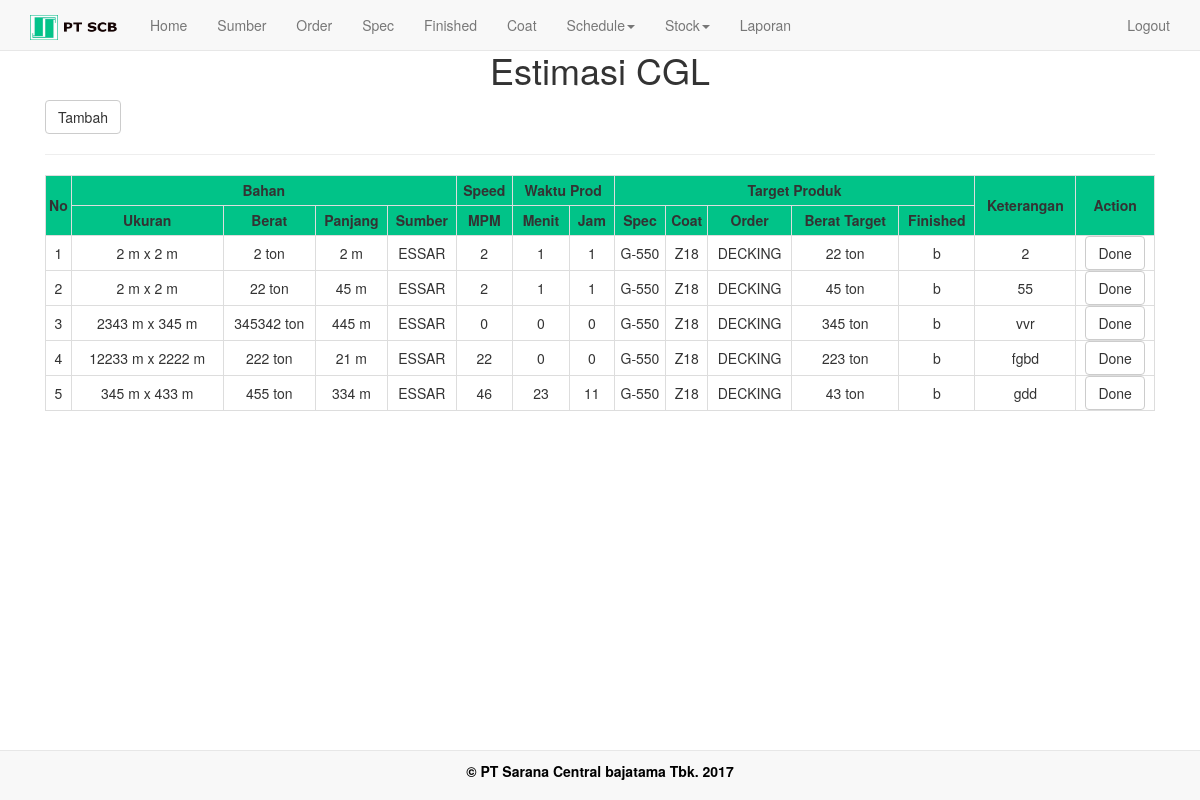
/admin/estimasi_cgl.php (signed in), run on the app's committed database.
### tables this page shows
CREATE TABLE `estimasicgl` (
  `idcgl` int(11) NOT NULL,
  `tebal` float NOT NULL,
  `lebar` int(11) NOT NULL,
  `berat` int(11) NOT NULL,
  `panjang` int(11) NOT NULL,
  `idsumber` int(11) NOT NULL,
  `mpm` int(11) DEFAULT NULL,
  `menit` int(11) DEFAULT NULL,
  `jam` int(11) DEFAULT NULL,
  `idspec` int(11) NOT NULL,
  `idcoat` int(11) NOT NULL,
  `idorder` int(11) NOT NULL,
  `berattarget` float NOT NULL,
  `idfinished` int(11) NOT NULL,
  `keterangan` text NOT NULL,
  `tgl` date DEFAULT NULL,
  `selesai` tinyint(1) NOT NULL
);

CREATE TABLE `sumber` (
  `idsumber` int(11) NOT NULL,
  `namasumber` varchar(255) NOT NULL
);

CREATE TABLE `spec` (
  `idspec` int(11) NOT NULL,
  `namaspec` varchar(255) NOT NULL
);

CREATE TABLE `coat` (
  `idcoat` int(11) NOT NULL,
  `namacoat` varchar(255) NOT NULL
);

CREATE TABLE `orders` (
  `idorder` int(11) NOT NULL,
  `namaorder` varchar(255) NOT NULL
);

CREATE TABLE `finished` (
  `idfinished` int(11) NOT NULL,
  `namafinished` varchar(255) NOT NULL
);

### admin/estimasi_cgl.php (the view, shortened to what this page needs)
<?php
	require_once '../fungsi.php';
	require_once 'template/header.php';
?>
<!DOCTYPE html>
<html>
<head>
</head>
<body>
<div class="container">
<div class="col-md-12">
	<h1 style="padding-top: 30px; text-align: center;">Estimasi CGL</h1>
	<a href="tambah_estimasi_cgl.php"><button class="btn btn-default">Tambah</button></a>
	<hr>
<?php
			echo "
			<table class='table-bordered' style='width: 100%'>
				<tr style='font-weight: bold; text-align: center; Height:30px;' bgcolor='#01C388'>
					<td rowspan='2'>No</td>
					<td colspan='4'>Bahan</td>
					<td>Speed</td>
					<td colspan='2'>Waktu Prod</td>
					<td colspan='5'>Target Produk</td>
					<td rowspan='2'>Keterangan</td>
					<td rowspan='2'>Action</td>
				</tr>
				<tr style='text-align: center; Height:30px; font-weight: bold;' bgcolor='#01C388'>
					<td>Ukuran</td>
					<td>Berat</td>
					<td>Panjang</td>
					<td>Sumber</td>
					<td>MPM</td>
					<td>Menit</td>
					<td>Jam</td>
					<td>Spec</td>
					<td>Coat</td>
					<td>Order</td>
					<td>Berat Target</td>
					<td>Finished</td>
				</tr>
			";
		$no=0;
		$query     = ("SELECT estimasicgl.idcgl, estimasicgl.tebal, estimasicgl.lebar, estimasicgl.berat, estimasicgl.panjang, sumber.namasumber, estimasicgl.mpm, estimasicgl.menit, estimasicgl.jam, spec.namaspec, coat.namacoat, orders.namaorder, estimasicgl.berattarget, finished.namafinished, estimasicgl.keterangan FROM estimasicgl INNER JOIN sumber ON estimasicgl.idsumber=sumber.idsumber INNER JOIN spec ON estimasicgl.idspec=spec.idspec INNER JOIN coat ON estimasicgl.idcoat=coat.idcoat INNER JOIN orders ON estimasicgl.idorder=orders.idorder INNER JOIN finished ON estimasicgl.idfinished=finished.idfinished WHERE selesai=0");
		$tampil     = mysqli_query($con,$query);
		while ($data=mysqli_fetch_array($tampil)) {
			$no++;
			echo "
				<tr class='text-center'>
					<td>$no</td>
					<td>$data[tebal] m x $data[lebar] m</td>
					<td>$data[berat] ton</td>
					<td>$data[panjang] m</td>
					<td>$data[namasumber]</td>
					<td>$data[mpm]</td>
					<td>$data[menit]</td>
					<td>$data[jam]</td>
					<td>$data[namaspec]</td>
					<td>$data[namacoat]</td>
					<td>$data[namaorder]</td>
					<td>$data[berattarget] ton</td>
					<td>$data[namafinished]</td>
					<td>$data[keterangan]</td>
					<td>
						<a href='estimasi_cgl_update.php?selesai=$data[idcgl]'><button class='btn btn-default'>Done</button></a>
					</td>
				</tr>
			";
		}
		echo "</table>";
?>
</div>
</body>
</html>
<?php
	require_once 'template/footer.php';
?>

### admin/template/header.php (shortened to what this page needs)
<!DOCTYPE html>
<html>
<head>
  <link rel="stylesheet" type="text/css" href="../asset/css/bootstrap.min.css">
  <link rel="stylesheet" type="text/css" href="../asset/css/bootstrap-datepicker.css">
</head>
<body>
  <nav class="navbar navbar-default navbar-fixed-top">
  <div class="container">
    <div class="navbar-header">
      <a class="navbar-brand" href="../index.php"><img alt="PT SCB" src="../asset/img/saranacentral2.png" height="25" width="90"></a>
    </div>
      <ul class="nav navbar-nav">
      <?php
      if (isset($_SESSION['username'])) {
        echo "
        <li><a href='index.php'>Home</a></li>
        <li><a href='sumber.php'>Sumber</a></li>
        <li><a href='order.php'>Order</a></li>
        <li><a href='spec.php'>Spec</a></li>
        <li><a href='finished.php'>Finished</a></li>
        <li><a href='coat.php'>Coat</a></li>
        <li class='dropdown'>
          <a href='#' class='dropdown-toggle' data-toggle='dropdown' role='button' aria-haspopup='true' aria-expanded='false'>Schedule<span class='caret'></span></a>
          <ul class='dropdown-menu'>
            <li><a href='estimasi_cgl.php'>Estimasi Produksi CGL</a></li>
          </ul>
        </li>
        <li class='dropdown'>
          <a href='#' class='dropdown-toggle' data-toggle='dropdown' role='button' aria-haspopup='true' aria-expanded='false'>Stock<span class='caret'></span></a>
          <ul class='dropdown-menu'>
            <li><a href='stock_coil.php'>Stock Coil</a></li>
            <li><a href='stock_bahan_baku.php'>Stock Bahan Baku</a></li>
          </ul>
        </li>
        <li><a href='laporan.php'>Laporan</a></li>
        ";
        }
        ?>
      </ul>
    <div class="collapse navbar-collapse" id="bs-example-navbar-collapse-1">
      <ul class="nav navbar-nav navbar-right">
        <li>
          <?php
          if (isset($_SESSION['username'])) {
            echo "<a href='logout.php'>Logout</a>";
          }
          ?>
        </li>
    </div>
  </div>
</nav>
</body>
</html>

### admin/template/footer.php (shortened to what this page needs)
<!DOCTYPE html>
<html>
<head>
  <link rel="stylesheet" type="text/css" href="asset/css/bootstrap.min.css">
</head>
<body>
<nav class="navbar navbar-default navbar-fixed-bottom">
  <div class="container" style="padding-top: 10px;">
	<div class="col-md-12"><p style="color: #000000; text-align: center; font-weight: bold;">&copy PT Sarana Central bajatama Tbk. <?php echo date('Y');?></p></div>
  </div>
</nav>
</body>
</html>

### admin/template/footer.php (style rules this page uses)
ul li a { text-decoration: none; color: white; }
ul li { list-style: none; }

### data on the page
estimasicgl: tebal "2", lebar "2", berat "2", panjang "2", idsumber.namasumber "ESSAR", mpm "2", menit "1", jam "1", idspec.namaspec "G-550", idcoat.namacoat "Z18", idorder.namaorder "DECKING", berattarget "22", idfinished.namafinished "b", keterangan "2"
estimasicgl: tebal "2", lebar "2", berat "22", panjang "45", idsumber.namasumber "ESSAR", mpm "2", menit "1", jam "1", idspec.namaspec "G-550", idcoat.namacoat "Z18", idorder.namaorder "DECKING", berattarget "45", idfinished.namafinished "b", keterangan "55"
estimasicgl: tebal "2343", lebar "345", berat "345342", panjang "445", idsumber.namasumber "ESSAR", mpm "0", menit "0", jam "0", idspec.namaspec "G-550", idcoat.namacoat "Z18", idorder.namaorder "DECKING", berattarget "345", idfinished.namafinished "b", keterangan "vvr"
estimasicgl: tebal "12233", lebar "2222", berat "222", panjang "21", idsumber.namasumber "ESSAR", mpm "22", menit "0", jam "0", idspec.namaspec "G-550", idcoat.namacoat "Z18", idorder.namaorder "DECKING", berattarget "223", idfinished.namafinished "b", keterangan "fgbd"
estimasicgl: tebal "345", lebar "433", berat "455", panjang "334", idsumber.namasumber "ESSAR", mpm "46", menit "23", jam "11", idspec.namaspec "G-550", idcoat.namacoat "Z18", idorder.namaorder "DECKING", berattarget "43", idfinished.namafinished "b", keterangan "gdd"
